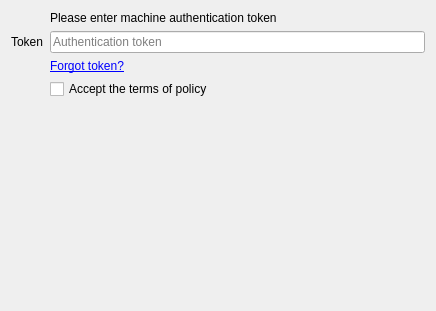
<?xml version="1.0" encoding="UTF-8"?>
<ui version="4.0">
 <class>QInstaller::sqp::MachineAuthenticationPage</class>
 <widget class="QWizardPage" name="QInstaller::sqp::MachineAuthenticationPage">
  <property name="geometry">
   <rect>
    <x>0</x>
    <y>0</y>
    <width>436</width>
    <height>311</height>
   </rect>
  </property>
  <property name="windowTitle">
   <string>WizardPage</string>
  </property>
  <layout class="QVBoxLayout" name="verticalLayout">
   <item>
    <layout class="QFormLayout" name="formLayout">
     <item row="0" column="1">
      <widget class="QLabel" name="label_3">
       <property name="text">
        <string>Please enter machine authentication token</string>
       </property>
      </widget>
     </item>
     <item row="1" column="0">
      <widget class="QLabel" name="label_4">
       <property name="text">
        <string>Token</string>
       </property>
      </widget>
     </item>
     <item row="1" column="1">
      <widget class="QLineEdit" name="token">
       <property name="placeholderText">
        <string>Authentication token</string>
       </property>
      </widget>
     </item>
     <item row="2" column="1">
      <widget class="QLabel" name="label_2">
       <property name="text">
        <string>&lt;a href=&quot;https://extranet.swissqprint.com/en/login#/show-forgot-password&quot;&gt;Forgot token?&lt;/a&gt;</string>
       </property>
       <property name="textFormat">
        <enum>Qt::RichText</enum>
       </property>
       <property name="openExternalLinks">
        <bool>true</bool>
       </property>
       <property name="textInteractionFlags">
        <set>Qt::TextBrowserInteraction</set>
       </property>
      </widget>
     </item>
     <item row="3" column="1">
      <widget class="QCheckBox" name="policyAcceptance">
       <property name="text">
        <string>Accept the terms of policy</string>
       </property>
      </widget>
     </item>
    </layout>
   </item>
   <item>
    <widget class="QLabel" name="lblFeedback">
     <property name="text">
      <string/>
     </property>
     <property name="wordWrap">
      <bool>true</bool>
     </property>
    </widget>
   </item>
   <item>
    <spacer name="verticalSpacer">
     <property name="orientation">
      <enum>Qt::Vertical</enum>
     </property>
     <property name="sizeHint" stdset="0">
      <size>
       <width>20</width>
       <height>134</height>
      </size>
     </property>
    </spacer>
   </item>
  </layout>
 </widget>
 <resources/>
 <connections/>
</ui>
